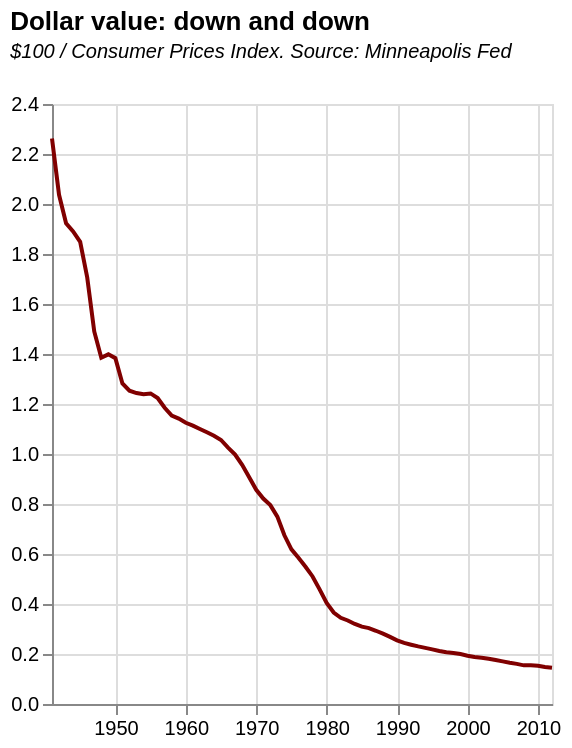

Vega-Lite specification stored for this chart:
### Vega-Lite specification from a JSON file in a GitHub repository (floating-point values rounded to 4 significant figures; data arrays with more than 128 entries replaced by an {"elided": "..."} marker saying what was removed)
{"$schema": "https://vega.github.io/schema/vega-lite/v5.json", "title": {"text": "Dollar value: down and down", "subtitle": ["$100 / Consumer Prices Index. Source: Minneapolis Fed", ""], "subtitleFontStyle": "italic", "subtitleFontSize": 10, "dx": 0, "dy": 0, "anchor": "start", "color": "black"}, "width": 250, "height": 300, "data": {"values": {"elided": "223 records"}, "format": {"parse": {"year": "date"}}}, "mark": {"type": "line", "color": "rgb(128,0,0)", "strokeWidth": 2, "opacity": 1}, "transform": [{"calculate": "100/datum.index", "as": "dollarValue"}, {"calculate": "year(datum.year)", "as": "time"}, {"filter": "datum.time>1940"}], "encoding": {"x": {"field": "year", "type": "temporal", "title": null}, "y": {"field": "dollarValue", "type": "quantitative", "title": null}}}
